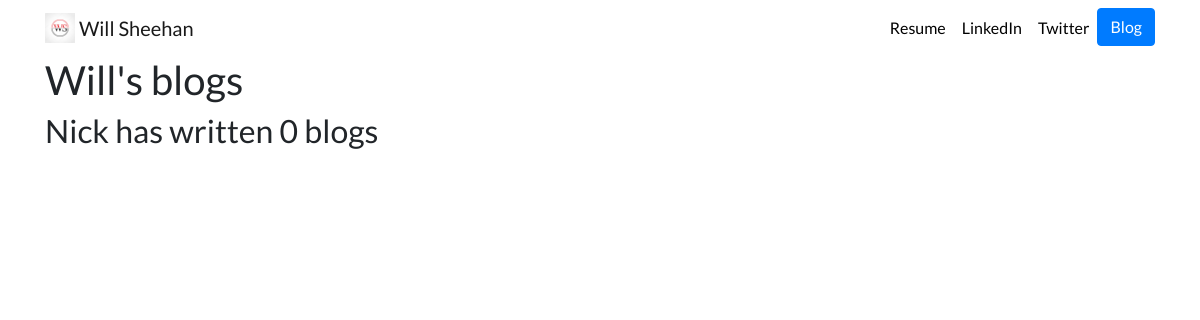
The page /blog/ on the database as committed earlier.
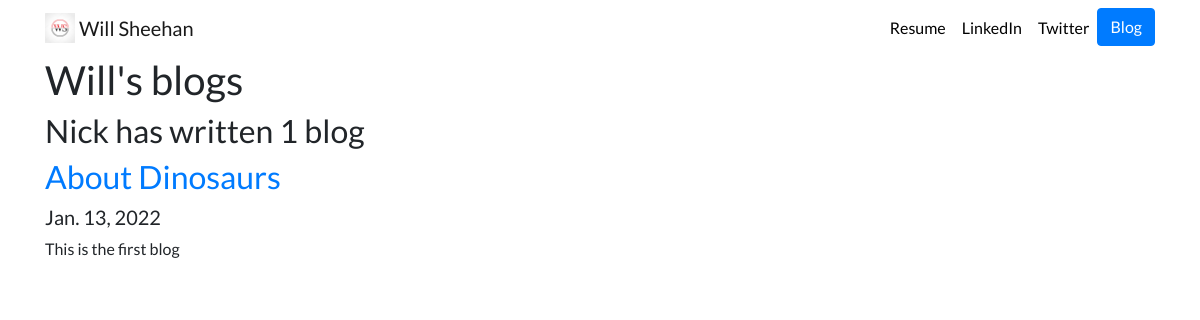
The same page on the database as committed later.
### blog/models.py (models this page shows, shortened)
class Blog(models.Model):
    title = models.CharField(max_length=200)
    description = models.TextField(max_length=250)
    date = models.DateField()

### blog/views.py (the view)
# urls.py: path('', views.all_blogs, name='all_blogs'),
def all_blogs(request):
    blogs = Blog.objects.order_by('-date') #grabs all objects from the database that are Blog objects (in models file), turns them into python objects
    return render(request, 'blog/all_blogs.html', {'blogs':blogs}) #puts all Blog objects into a list

### blog/templates/blog/all_blogs.html
{% extends 'portfolio/base.html' %}
{% block content %}
<h1>Will's blogs</h1>
<h2>Nick has written {{ blogs.count }} blog{{ blogs.count|pluralize }}</h2>
{% for blog in blogs %}
<a href="{% url 'blog:detail' blog.id %}"><h2>{{ blog.title }}</h2></a>
<h5>{{ blog.date }}</h5>
<p>{{ blog.description }}</p>
{% endfor %}
{% endblock %}

Rows that differ between the two databases and show on the page:
added Blog: title "About Dinosaurs", date "Jan. 13, 2022", description "This is the first blog"
Other text that changed with them:
{{ blogs.count }}: "0" → "1"
